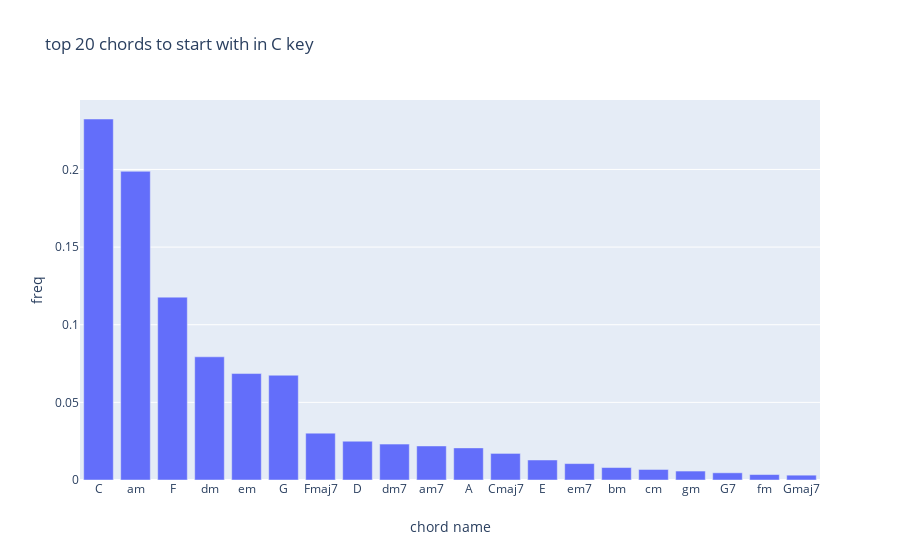

Notebook source saved alongside this figure:
### Code cell
start_df = df.sort_values('freq',ascending = False)
end_df = df.sort_values('end_freq',ascending=False)
h = go.Bar(x = start_df['ch_name'].head(20),y = start_df['freq'].head(20))
layout = go.Layout(title = 'top 20 chords to start with in C key',xaxis=dict(title = 'chord name'),yaxis = dict(title = 'freq') )
fig = go.Figure(data = [h],layout = layout)
iplot(fig)

# h2 = go.Bar(x = end_df['ch_name'].head(20),y = end_df['freq'].head(20))
# layout2 = go.Layout(title = 'top 20 chords to end with in C key',xaxis=dict(title = 'chord name'),yaxis = dict(title = 'freq') )
# fig2 = go.Figure(data = [h2],layout = layout2)
# iplot(fig2)

### Figure 1 — Plotly figure (JSON) as saved in the notebook; plotly's stock layout.template omitted (floating-point values rounded to 4 significant figures)
{"data": [{"type": "bar", "x": ["C", "am", "F", "dm", "em", "G", "Fmaj7", "D", "dm7", "am7", "A", "Cmaj7", "E", "em7", "bm", "cm", "gm", "G7", "fm", "Gmaj7"], "y": [0.2325, 0.1988, 0.1178, 0.07934, 0.06855, 0.06747, 0.03018, 0.02498, 0.02311, 0.02193, 0.02068, 0.01712, 0.01288, 0.01057, 0.008024, 0.006781, 0.005764, 0.004634, 0.003504, 0.003108]}], "layout": {"title": {"text": "top 20 chords to start with in C key"}, "xaxis": {"title": {"text": "chord name"}}, "yaxis": {"title": {"text": "freq"}}}}
